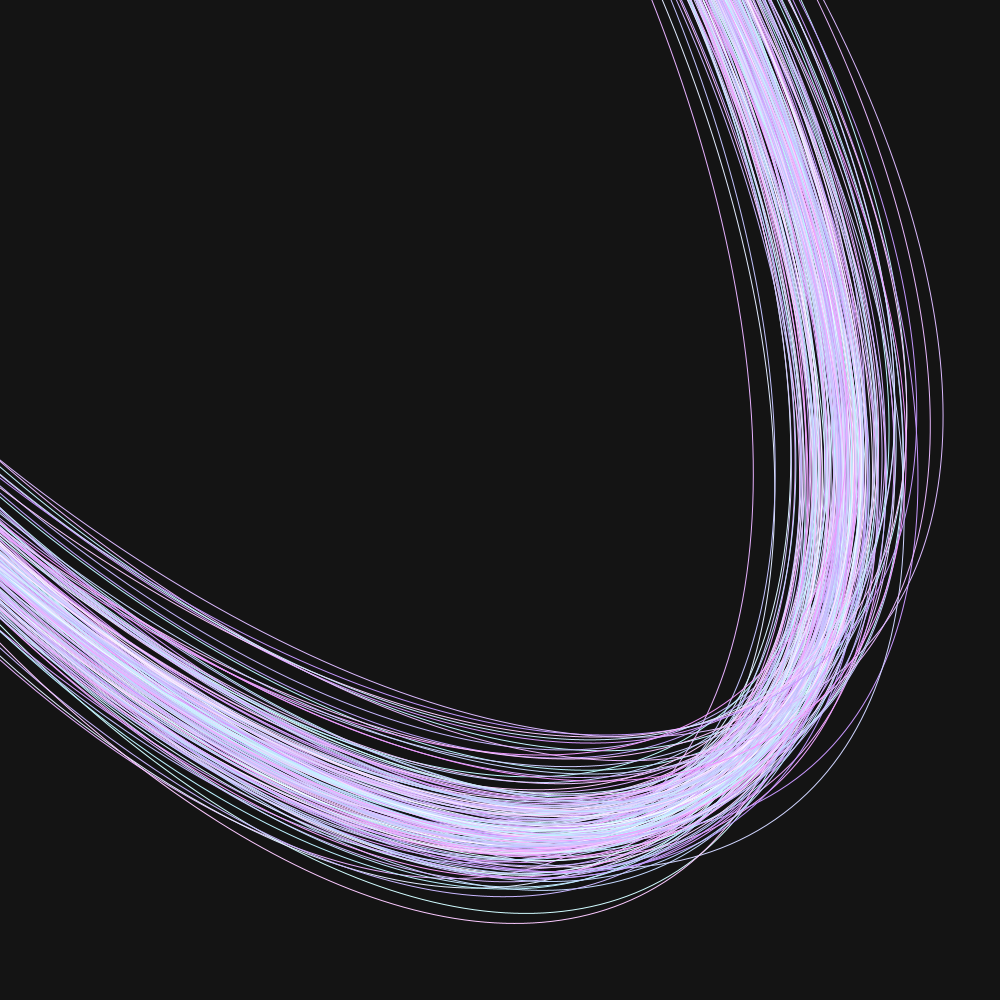
Frame 1 (no input)
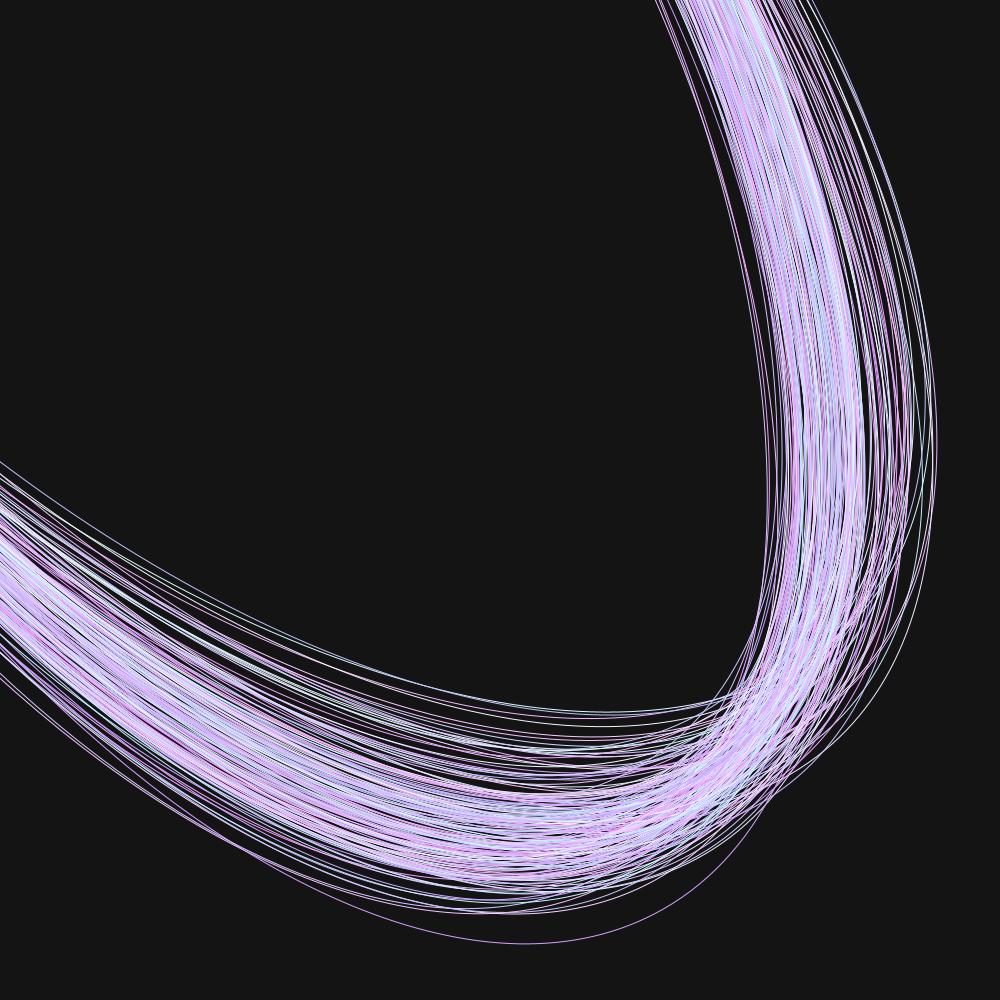
Frame 2 (the mouse pressed at the canvas centre, redrawn once)

The Processing sketch that drew these frames (run headless with seeded random() and noise(); the mouse was pressed at the canvas centre and the sketch redrawn once):

// Processing sketch: generative4
// ── generative4.pde
import java.util.UUID;

float WIDTH = 1000;
float HEIGHT = 1000;
int MARGIN = 50;

void setup() {
  size(1000,1000);
  noFill();
  smooth(4);
  pixelDensity(displayDensity());
  noLoop();
}

void draw() {
  rotate(-PI/6);
  background(20);
  drawPaper();
}

float xoff = 0;

void drawPaper() {
  for (int i = 0; i < 200; i++) {
    stroke(random(188,255),random(150,255),255);
    rotate(randomGaussian() * 0.02);
    ellipse(125 + (randomGaussian()*20), 50 + (randomGaussian()*20), WIDTH, HEIGHT*2);
    xoff += 0.003;
  }
}


void mousePressed() {
  if (mouseButton == LEFT) {
    redraw();
  } 
  else if (mouseButton == RIGHT) {
    drawPaper();
  }
}

void keyPressed () {
  if (key == RETURN || key == ENTER) {
    String uuid = UUID.randomUUID().toString();
    save(uuid + ".tif");
  }
}
